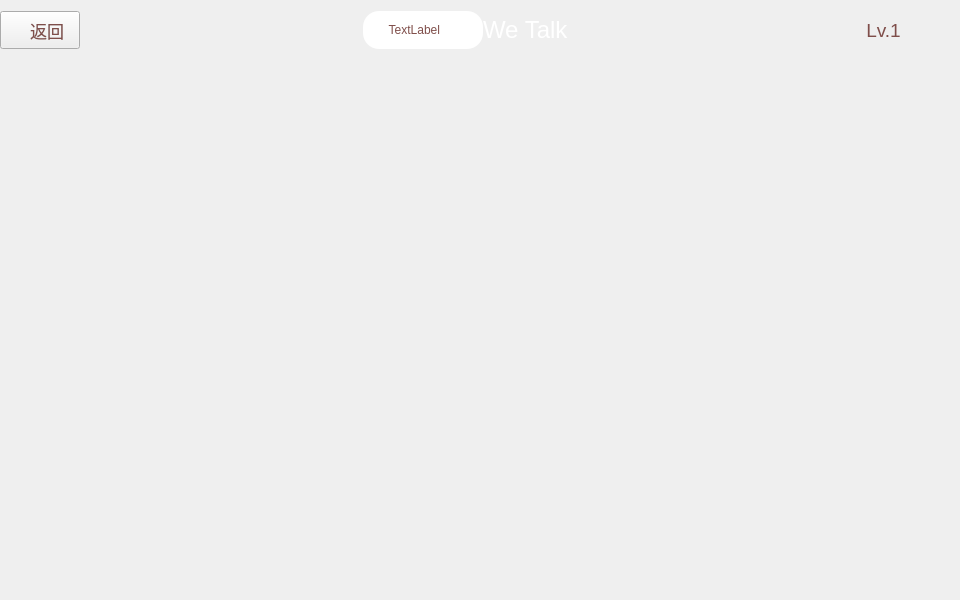
<?xml version="1.0" encoding="UTF-8"?>
<ui version="4.0">
 <class>WeeduSchoolUnitWidget</class>
 <widget class="QWidget" name="WeeduSchoolUnitWidget">
  <property name="geometry">
   <rect>
    <x>0</x>
    <y>0</y>
    <width>960</width>
    <height>600</height>
   </rect>
  </property>
  <property name="minimumSize">
   <size>
    <width>960</width>
    <height>600</height>
   </size>
  </property>
  <property name="windowTitle">
   <string>Form</string>
  </property>
  <layout class="QVBoxLayout" name="verticalLayout">
   <property name="spacing">
    <number>0</number>
   </property>
   <property name="leftMargin">
    <number>0</number>
   </property>
   <property name="topMargin">
    <number>0</number>
   </property>
   <property name="rightMargin">
    <number>0</number>
   </property>
   <property name="bottomMargin">
    <number>0</number>
   </property>
   <item>
    <widget class="QWidget" name="widgetBack" native="true">
     <property name="styleSheet">
      <string notr="true">QWidget#widgetBack
{
border-image: url(:/images/middle_bg.png);
}</string>
     </property>
     <layout class="QVBoxLayout" name="verticalLayout_2">
      <property name="spacing">
       <number>0</number>
      </property>
      <property name="leftMargin">
       <number>0</number>
      </property>
      <property name="topMargin">
       <number>0</number>
      </property>
      <property name="rightMargin">
       <number>0</number>
      </property>
      <property name="bottomMargin">
       <number>0</number>
      </property>
      <item>
       <layout class="QHBoxLayout" name="horizontalLayout_2">
        <property name="spacing">
         <number>0</number>
        </property>
        <item>
         <widget class="QPushButton" name="pushButton">
          <property name="minimumSize">
           <size>
            <width>70</width>
            <height>38</height>
           </size>
          </property>
          <property name="font">
           <font>
            <pointsize>13</pointsize>
           </font>
          </property>
          <property name="styleSheet">
           <string notr="true">color: #7F4E4A;
border-image: url(:/images/middle_btn_back.png);</string>
          </property>
          <property name="text">
           <string>   返回</string>
          </property>
         </widget>
        </item>
        <item>
         <spacer name="horizontalSpacer">
          <property name="orientation">
           <enum>Qt::Horizontal</enum>
          </property>
          <property name="sizeHint" stdset="0">
           <size>
            <width>40</width>
            <height>20</height>
           </size>
          </property>
         </spacer>
        </item>
        <item>
         <widget class="windgetLabel" name="widgetChoose" native="true">
          <property name="minimumSize">
           <size>
            <width>120</width>
            <height>38</height>
           </size>
          </property>
          <property name="maximumSize">
           <size>
            <width>120</width>
            <height>38</height>
           </size>
          </property>
          <property name="styleSheet">
           <string notr="true">QWidget#widgetChoose
{
border-radius:16px;
background-color: rgb(255, 255, 255);
}</string>
          </property>
          <layout class="QHBoxLayout" name="horizontalLayout_3">
           <property name="spacing">
            <number>3</number>
           </property>
           <property name="leftMargin">
            <number>5</number>
           </property>
           <property name="topMargin">
            <number>0</number>
           </property>
           <property name="rightMargin">
            <number>5</number>
           </property>
           <property name="bottomMargin">
            <number>0</number>
           </property>
           <item>
            <spacer name="horizontalSpacer_3">
             <property name="orientation">
              <enum>Qt::Horizontal</enum>
             </property>
             <property name="sizeHint" stdset="0">
              <size>
               <width>0</width>
               <height>20</height>
              </size>
             </property>
            </spacer>
           </item>
           <item>
            <widget class="QLabel" name="label_name">
             <property name="styleSheet">
              <string notr="true">color: #7F4E4A;</string>
             </property>
             <property name="text">
              <string>TextLabel</string>
             </property>
             <property name="alignment">
              <set>Qt::AlignRight|Qt::AlignTrailing|Qt::AlignVCenter</set>
             </property>
            </widget>
           </item>
           <item>
            <widget class="QLabel" name="label_5">
             <property name="minimumSize">
              <size>
               <width>15</width>
               <height>12</height>
              </size>
             </property>
             <property name="maximumSize">
              <size>
               <width>15</width>
               <height>12</height>
              </size>
             </property>
             <property name="styleSheet">
              <string notr="true">border-image: url(:/images/btn_openControl.png);</string>
             </property>
             <property name="text">
              <string/>
             </property>
            </widget>
           </item>
           <item>
            <spacer name="horizontalSpacer_4">
             <property name="orientation">
              <enum>Qt::Horizontal</enum>
             </property>
             <property name="sizeHint" stdset="0">
              <size>
               <width>0</width>
               <height>20</height>
              </size>
             </property>
            </spacer>
           </item>
          </layout>
         </widget>
        </item>
        <item>
         <widget class="QLabel" name="labelHighSchool">
          <property name="font">
           <font>
            <pointsize>18</pointsize>
           </font>
          </property>
          <property name="styleSheet">
           <string notr="true">color: rgb(255, 255, 255);</string>
          </property>
          <property name="text">
           <string>We Talk</string>
          </property>
         </widget>
        </item>
        <item>
         <spacer name="horizontalSpacer_2">
          <property name="orientation">
           <enum>Qt::Horizontal</enum>
          </property>
          <property name="sizeHint" stdset="0">
           <size>
            <width>40</width>
            <height>20</height>
           </size>
          </property>
         </spacer>
        </item>
        <item>
         <widget class="QWidget" name="widget" native="true">
          <property name="minimumSize">
           <size>
            <width>108</width>
            <height>60</height>
           </size>
          </property>
          <property name="styleSheet">
           <string notr="true">QWidget#widget
{
border-image: url(:/images/middle_head.png);
}</string>
          </property>
          <layout class="QHBoxLayout" name="horizontalLayout">
           <property name="spacing">
            <number>2</number>
           </property>
           <property name="leftMargin">
            <number>10</number>
           </property>
           <property name="topMargin">
            <number>10</number>
           </property>
           <property name="rightMargin">
            <number>10</number>
           </property>
           <property name="bottomMargin">
            <number>10</number>
           </property>
           <item>
            <widget class="QLabel" name="label_grade">
             <property name="font">
              <font>
               <pointsize>14</pointsize>
              </font>
             </property>
             <property name="styleSheet">
              <string notr="true">color: #7F4E4A;</string>
             </property>
             <property name="text">
              <string>Lv.1</string>
             </property>
             <property name="alignment">
              <set>Qt::AlignCenter</set>
             </property>
            </widget>
           </item>
           <item>
            <widget class="ClickedLabel" name="label_head">
             <property name="text">
              <string/>
             </property>
            </widget>
           </item>
          </layout>
         </widget>
        </item>
       </layout>
      </item>
      <item>
       <widget class="QScrollArea" name="scrollArea">
        <property name="styleSheet">
         <string notr="true">background-color: rgba(255, 255, 255,0);</string>
        </property>
        <property name="widgetResizable">
         <bool>true</bool>
        </property>
        <widget class="QWidget" name="scrollAreaWidgetContents">
         <property name="geometry">
          <rect>
           <x>0</x>
           <y>0</y>
           <width>958</width>
           <height>536</height>
          </rect>
         </property>
         <layout class="QVBoxLayout" name="unitItemLayoutBack">
          <property name="spacing">
           <number>0</number>
          </property>
          <property name="leftMargin">
           <number>0</number>
          </property>
          <property name="topMargin">
           <number>0</number>
          </property>
          <property name="rightMargin">
           <number>0</number>
          </property>
          <property name="bottomMargin">
           <number>0</number>
          </property>
          <item>
           <widget class="QWidget" name="widgetUnit" native="true">
            <layout class="QGridLayout" name="unitItemLayout">
             <property name="leftMargin">
              <number>20</number>
             </property>
             <property name="topMargin">
              <number>20</number>
             </property>
             <property name="rightMargin">
              <number>20</number>
             </property>
             <property name="bottomMargin">
              <number>20</number>
             </property>
             <property name="spacing">
              <number>20</number>
             </property>
            </layout>
           </widget>
          </item>
         </layout>
        </widget>
       </widget>
      </item>
     </layout>
    </widget>
   </item>
  </layout>
 </widget>
 <customwidgets>
  <customwidget>
   <class>windgetLabel</class>
   <extends>QWidget</extends>
   <header>utility/widget/windgetlabel.h</header>
   <container>1</container>
  </customwidget>
  <customwidget>
   <class>ClickedLabel</class>
   <extends>QLabel</extends>
   <header>utility/widget/clicklabel.h</header>
  </customwidget>
 </customwidgets>
 <resources/>
 <connections/>
</ui>
